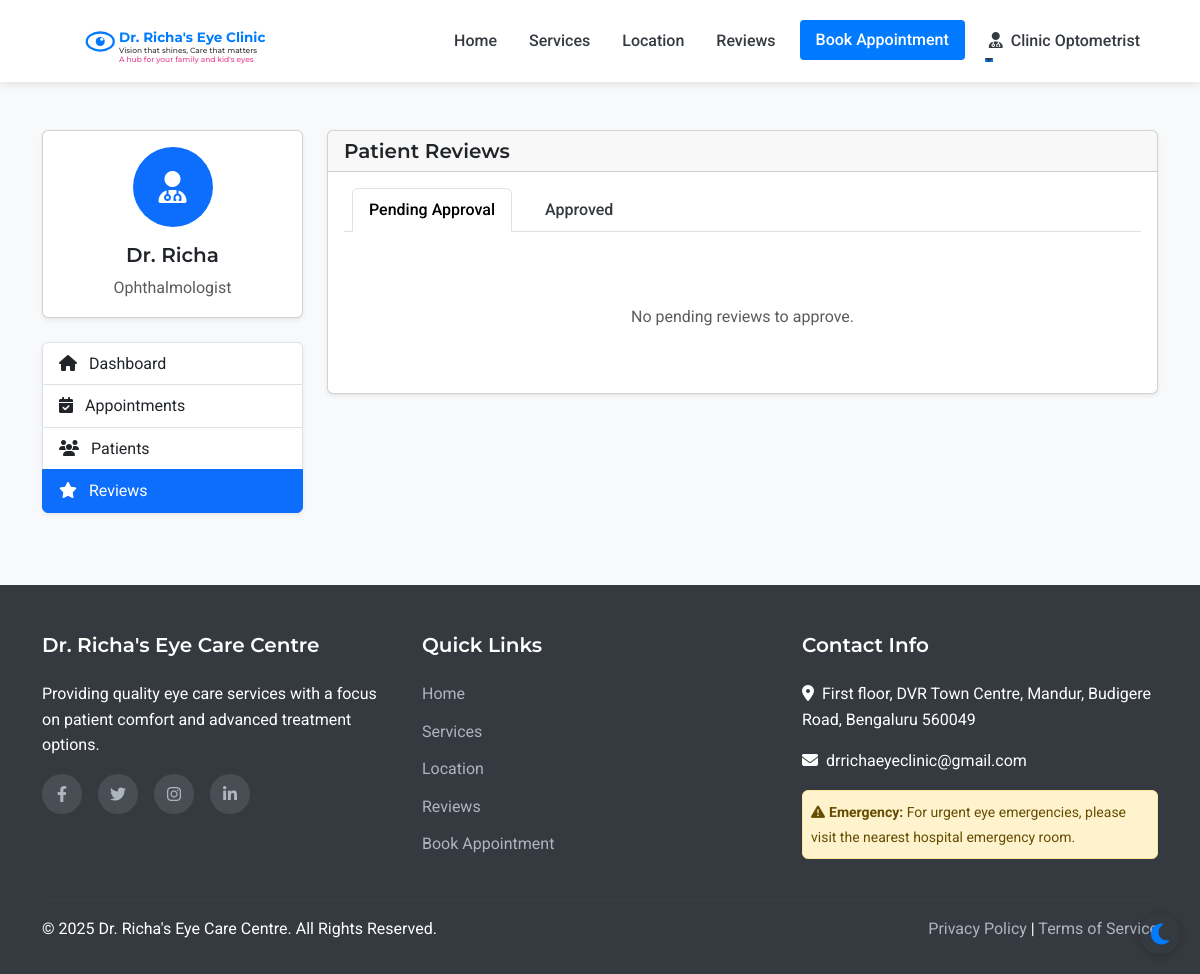
The page /admin/reviews (signed in) on the database as committed earlier.
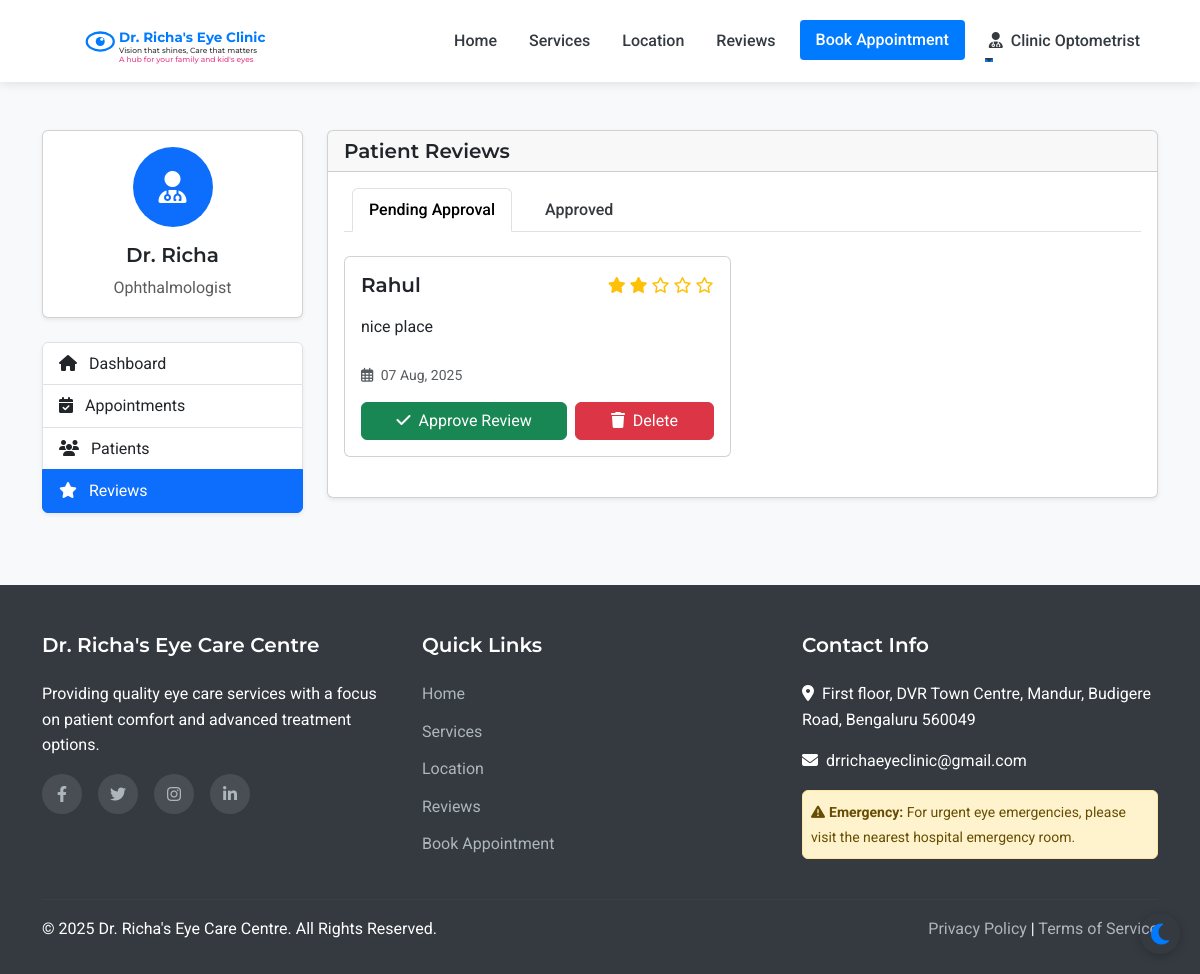
The same page on the database as committed later.
### models.py (models this page shows, shortened)
class Staff(UserMixin, db.Model):
    __abstract__ = True
    id = db.Column(db.Integer, primary_key=True)
    username = db.Column(db.String(64), unique=True, nullable=False)
    email = db.Column(db.String(120), unique=True, nullable=False)
    password_hash = db.Column(db.String(256), nullable=False)
    full_name = db.Column(db.String(100), nullable=False)
    mobile_number = db.Column(db.String(15), nullable=False)

class Assistant(Staff):
    __tablename__ = 'assistant'
    position = db.Column(db.String(100), nullable=True, default='Optometrist')
    full_name = db.Column(db.String(100), nullable=True, default='Optometrist')
    joining_date = db.Column(db.Date, nullable=True)
    salary_records = db.relationship('Salary', backref='assistant', lazy=True)

class Review(db.Model):
    id = db.Column(db.Integer, primary_key=True)
    patient_id = db.Column(db.Integer, db.ForeignKey('patient.id'), nullable=True)
    patient = db.relationship('Patient', backref='reviews')
    patient_name = db.Column(db.String(100), nullable=False)
    rating = db.Column(db.Integer, nullable=False)
    review_text = db.Column(db.Text, nullable=False)
    is_approved = db.Column(db.Boolean, default=False)
    created_at = db.Column(db.DateTime, default=datetime.utcnow)

### routes.py (the view)
@app.route('/admin/reviews')
@login_required
def admin_reviews():
    if not (isinstance(current_user, Admin) or isinstance(current_user, Doctor) or isinstance(current_user, Assistant)):
        flash('Access denied. Staff privileges required.', 'danger')
        return redirect(url_for('index'))
    pending_reviews = Review.query.filter_by(is_approved=False).order_by(desc(Review.created_at)).all()
    approved_reviews = Review.query.filter_by(is_approved=True).order_by(desc(Review.created_at)).all()
    return render_template('admin/reviews.html', pending_reviews=pending_reviews, approved_reviews=approved_reviews)

### templates/admin/reviews.html (shortened to what this page needs)
{% extends 'layout.html' %}
{% block content %}
<section class="py-5 bg-light">
    <div class="container">
        <div class="row">
            <div class="col-lg-3 mb-4">
                <div class="card shadow-sm mb-4">
                    <div class="card-body text-center">
                        <div class="avatar-circle bg-primary text-white mb-3">
                            <i class="fas fa-user-md fa-2x"></i>
                        </div>
                        <h5 class="card-title">Dr. Richa</h5>
                        <p class="card-text text-muted">Ophthalmologist</p>
                    </div>
                </div>
                <div class="list-group shadow-sm">
                    <a href="{{ url_for('admin_dashboard') }}" class="list-group-item list-group-item-action">
                        <i class="fas fa-home me-2"></i> Dashboard
                    </a>
                    <a href="{{ url_for('admin_appointments') }}" class="list-group-item list-group-item-action">
                        <i class="fas fa-calendar-check me-2"></i> Appointments
                    </a>
                    <a href="{{ url_for('admin_patients') }}" class="list-group-item list-group-item-action">
                        <i class="fas fa-users me-2"></i> Patients
                    </a>
                    <a href="{{ url_for('admin_reviews') }}" class="list-group-item list-group-item-action active">
                        <i class="fas fa-star me-2"></i> Reviews
                    </a>
                </div>
            </div>
            <div class="col-lg-9">
                <div class="card shadow-sm">
                    <div class="card-header">
                        <h5 class="mb-0">Patient Reviews</h5>
                    </div>
                    <div class="card-body">
                        <ul class="nav nav-tabs mb-4" id="reviewsTabs" role="tablist">
                            <li class="nav-item" role="presentation">
                                <button class="nav-link active" id="pending-tab" data-bs-toggle="tab" data-bs-target="#pending" type="button" role="tab" aria-controls="pending" aria-selected="true">Pending Approval</button>
                            </li>
                            <li class="nav-item" role="presentation">
                                <button class="nav-link" id="approved-tab" data-bs-toggle="tab" data-bs-target="#approved" type="button" role="tab" aria-controls="approved" aria-selected="false">Approved</button>
                            </li>
                        </ul>
                        <div class="tab-content" id="reviewsTabsContent">
                            <div class="tab-pane fade show active" id="pending" role="tabpanel" aria-labelledby="pending-tab">
                                {% if pending_reviews %}
                                    <div class="row">
                                        {% for review in pending_reviews %}
                                            <div class="col-md-6 mb-4">
                                                <div class="card h-100">
                                                    <div class="card-body">
                                                        <div class="d-flex justify-content-between align-items-center mb-3">
                                                            <h5 class="mb-0">{{ review.patient_name }}</h5>
                                                            <div>
                                                                {% for i in range(5) %}
                                                                    {% if i < review.rating %}
                                                                        <i class="fas fa-star text-warning"></i>
                                                                    {% else %}
                                                                        <i class="far fa-star text-warning"></i>
                                                                    {% endif %}
                                                                {% endfor %}
                                                            </div>
                                                        </div>
                                                        <p class="card-text mb-4">{{ review.review_text }}</p>
                                                        <p class="text-muted small mb-3">
                                                            <i class="far fa-calendar-alt me-1"></i> {{ review.created_at.strftime('%d %b, %Y') }}
                                                        </p>
                                                        <div class="d-flex gap-2">
                                                            <form method="POST" action="{{ url_for('admin_approve_review', review_id=review.id) }}" class="flex-grow-1">
                                                                <button type="submit" class="btn btn-success w-100">
                                                                <i class="fas fa-check me-1"></i> Approve Review
                                                            </button>
                                                        </form>
                                                            <form method="POST" action="{{ url_for('admin_delete_review', review_id=review.id) }}" class="flex-grow-1">
                                                                <button type="submit" class="btn btn-danger w-100" onclick="return confirm('Are you sure you want to delete this review?')">
                                                                    <i class="fas fa-trash me-1"></i> Delete
                                                                </button>
                                                            </form>
                                                        </div>
                                                    </div>
                                                </div>
                                            </div>
                                        {% endfor %}
                                    </div>
                                {% else %}
                                    <div class="text-center py-5">
                                        <p class="text-muted mb-0">No pending reviews to approve.</p>
                                    </div>
                                {% endif %}
                            </div>
                        </div>
                    </div>
                </div>
            </div>
        </div>
    </div>
</section>
{% endblock %}

### templates/layout.html (shortened to what this page needs)
<!DOCTYPE html>
<html lang="en">
<head>
    <link href="https://cdn.jsdelivr.net/npm/bootstrap@5.3.0-alpha1/dist/css/bootstrap.min.css" rel="stylesheet">
    <link rel="stylesheet" href="https://cdn.jsdelivr.net/npm/flatpickr/dist/flatpickr.min.css">
    <link rel="stylesheet" href="https://cdnjs.cloudflare.com/ajax/libs/font-awesome/6.1.1/css/all.min.css">
    <link rel="stylesheet" href="{{ url_for('static', filename='css/style.css') }}">
</head>
<body>
    <nav class="navbar navbar-expand-lg sticky-top">
        <div class="container">
            <a class="navbar-brand" href="{{ url_for('index') }}" id="clinic-logo">
                <div id="interactive-logo-container" style="height: 60px;"></div>
            </a>
            <div class="collapse navbar-collapse" id="navbarNav">
                <ul class="navbar-nav ms-auto">
                    <li class="nav-item">
                        <a class="nav-link {% if request.path == url_for('index') %}active{% endif %}" href="{{ url_for('index') }}">Home</a>
                    </li>
                    <li class="nav-item">
                        <a class="nav-link {% if request.path == url_for('services') %}active{% endif %}" href="{{ url_for('services') }}">Services</a>
                    </li>
                    <li class="nav-item">
                        <a class="nav-link {% if request.path == url_for('location') %}active{% endif %}" href="{{ url_for('location') }}">Location</a>
                    </li>
                    <li class="nav-item">
                        <a class="nav-link {% if request.path == url_for('reviews') %}active{% endif %}" href="{{ url_for('reviews') }}">Reviews</a>
                    </li>
                    <li class="nav-item">
                        <a class="nav-link btn btn-primary text-white px-3 ms-lg-2" href="{{ url_for('appointment') }}">Book Appointment</a>
                    </li>
                    {% if current_user.is_authenticated %}
                        {% if current_user.__class__.__name__ == 'Patient' %}
                            <li class="nav-item dropdown">
                                <a class="nav-link dropdown-toggle" href="#" id="navbarDropdown" role="button" data-bs-toggle="dropdown" aria-expanded="false">
                                    <i class="fas fa-user me-1"></i> {{ current_user.full_name }}
                                </a>
                                <ul class="dropdown-menu dropdown-menu-end" aria-labelledby="navbarDropdown">
                                    <li><a class="dropdown-item" href="{{ url_for('patient_dashboard') }}">Dashboard</a></li>
                                    <li><a class="dropdown-item" href="{{ url_for('patient_appointments') }}">My Appointments</a></li>
                                    <li><a class="dropdown-item" href="{{ url_for('patient_medical_records') }}">Medical Records</a></li>
                                    <li><hr class="dropdown-divider"></li>
                                    <li><a class="dropdown-item" href="{{ url_for('patient_logout') }}">Logout</a></li>
                                </ul>
                            </li>
                        {% else %}
                            <li class="nav-item dropdown">
                                <a class="nav-link dropdown-toggle" href="#" id="navbarDropdown" role="button" data-bs-toggle="dropdown" aria-expanded="false">
                                    <i class="fas fa-user-md me-1"></i> {{ current_user.full_name }}
                                </a>
                            </li>
                        {% endif %}
                    {% endif %}
                </ul>
            </div>
        </div>
    </nav>
    <main>
        {% block content %}{% endblock %}
    </main>
    <footer>
        <div class="container">
            <div class="row">
                <div class="col-md-4 mb-4 mb-md-0">
                    <h5>Dr. Richa's Eye Care Centre</h5>
                    <p class="mb-3">Providing quality eye care services with a focus on patient comfort and advanced treatment options.</p>
                    <div class="social-icons">
                        <a href="#" aria-label="Facebook"><i class="fab fa-facebook-f"></i></a>
                        <a href="#" aria-label="Twitter"><i class="fab fa-twitter"></i></a>
                        <a href="#" aria-label="Instagram"><i class="fab fa-instagram"></i></a>
                        <a href="#" aria-label="LinkedIn"><i class="fab fa-linkedin-in"></i></a>
                    </div>
                </div>
                <div class="col-md-4 mb-4 mb-md-0">
                    <h5>Quick Links</h5>
                    <ul>
                        <li><a href="{{ url_for('index') }}">Home</a></li>
                        <li><a href="{{ url_for('services') }}">Services</a></li>
                        <li><a href="{{ url_for('location') }}">Location</a></li>
                        <li><a href="{{ url_for('reviews') }}">Reviews</a></li>
                        <li><a href="{{ url_for('appointment') }}">Book Appointment</a></li>
                    </ul>
                </div>
                <div class="col-md-4">
                        <h5>Contact Info</h5>
                        <p><i class="fas fa-map-marker-alt me-2"></i>First floor, DVR Town Centre, Mandur, Budigere Road, Bengaluru 560049</p>
                        <p><i class="fas fa-envelope me-2"></i>drrichaeyeclinic@gmail.com</p>
                        <div class="alert alert-warning mt-3 p-2">
                            <small><i class="fas fa-exclamation-triangle me-1"></i><strong>Emergency:</strong> For urgent eye emergencies, please visit the nearest hospital emergency room.</small>
                        </div>
                    </div>
            </div>
            <hr class="mt-4 mb-3" style="border-color: rgba(255,255,255,0.1);">
            <div class="row">
                <div class="col-md-6">
                    <p class="mb-md-0">&copy; {{ now.year }} Dr. Richa's Eye Care Centre. All Rights Reserved.</p>
                </div>
                <div class="col-md-6 text-md-end">
                    <p class="mb-0">
                        <a href="#">Privacy Policy</a> |
                        <a href="#">Terms of Service</a>
                    </p>
                </div>
            </div>
        </div>
    </footer>
</body>
</html>

Rows that differ between the two databases and show on the page:
added Review: patient_name "Rahul", rating 2 (drawn), review_text "nice place", created_at "07 Aug, 2025"
Other text that changed with them:
text no longer shown: "No pending reviews to approve."
